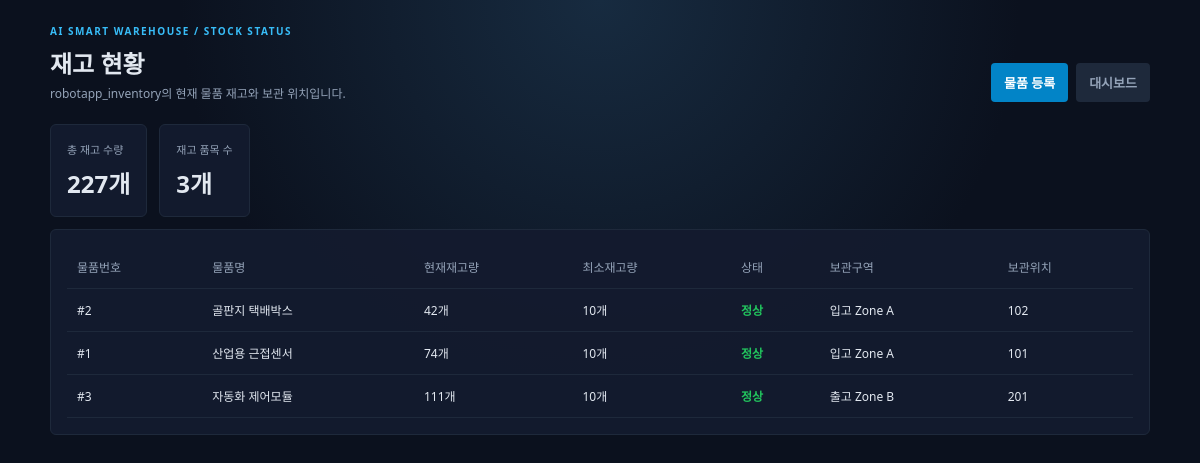
/robotapp/inventory/status/, run on the app's committed database.
### robotapp/models.py (models this page shows)
class Inventory(models.Model):
    inventory_id = models.AutoField(primary_key=True, db_column='INVENTORY_ID')
    cur_item_num = models.IntegerField(db_column='CUR_ITEM_NUM')
    min_item_num = models.IntegerField(db_column='MIN_ITEM_NUM')
    item = models.ForeignKey(Item, on_delete=models.CASCADE, db_column='ITEM_ID', related_name='inventories')
    location = models.ForeignKey(Location, on_delete=models.CASCADE, db_column='LOCATION_ID', related_name='inventories')
    class Meta:
        db_table = 'robotapp_inventory'

class Item(models.Model):
    item_id = models.AutoField(primary_key=True, db_column='ITEM_ID')
    name = models.CharField(max_length=50, db_column='NAME')
    width = models.FloatField(db_column='WIDTH')
    length = models.FloatField(db_column='LENGTH')
    height = models.FloatField(db_column='HEIGHT')
    item_class = models.IntegerField(db_column='CLASS')
    incoming_date = models.DateTimeField(db_column='INCOMING_DATE')
    location = models.ForeignKey(Location, on_delete=models.SET_NULL, null=True, blank=True, db_column='LOCATION_ID', related_name='items')
    class Meta:
        db_table = 'robotapp_item'

class Location(models.Model):
    location_id = models.AutoField(primary_key=True, db_column='LOCATION_ID')
    location_code = models.IntegerField(db_column='LOCATION_CODE')
    x_coord = models.FloatField(db_column='X_COORD')
    y_coord = models.FloatField(db_column='Y_COORD')
    z_coord = models.FloatField(db_column='Z_COORD')
    state = models.IntegerField(db_column='STATE')
    max_storage = models.FloatField(db_column='MAX_STORAGE')
    cur_storage = models.FloatField(db_column='CUR_STORAGE')
    zone = models.ForeignKey(Zone, on_delete=models.CASCADE, db_column='ZONE_ID', related_name='locations')
    class Meta:
        db_table = 'robotapp_location'

class Zone(models.Model):
    zone_id = models.AutoField(primary_key=True, db_column='ZONE_ID')
    name = models.CharField(max_length=50, db_column='NAME')
    state = models.IntegerField(db_column='STATE')
    org_x = models.FloatField(db_column='ORG_X')
    org_y = models.FloatField(db_column='ORG_Y')
    org_z = models.FloatField(db_column='ORG_Z')
    width = models.FloatField(db_column='WIDTH')
    length = models.FloatField(db_column='LENGTH')
    height = models.FloatField(db_column='HEIGHT')
    class Meta:
        db_table = 'robotapp_zone'

### robotapp/views.py (the view)
# urls.py: path('inventory/status/', views.inventory_status, name='inventory_status'),
def inventory_status(request):
    inventories = Inventory.objects.select_related('item', 'location__zone').order_by('item__name')
    for inventory in inventories:
        if inventory.cur_item_num <= inventory.min_item_num:
            inventory.stock_status = '부족'
        elif inventory.cur_item_num <= inventory.min_item_num * 2:
            inventory.stock_status = '주의'
        else:
            inventory.stock_status = '정상'
    context = {
        'inventories': inventories,
        'total_stock': sum(inventory.cur_item_num for inventory in inventories),
    }
    template = loader.get_template('robotapp/inventory_status.html')
    return HttpResponse(template.render(context, request))

### robotapp/templates/robotapp/inventory_status.html (shortened to what this page needs)
<!DOCTYPE html>
<html lang="ko">
<head>
</head>
<body>
  <main class="wrap">
    <div class="top"><div><div class="eyebrow">AI SMART WAREHOUSE / STOCK STATUS</div><h1>재고 현황</h1><div class="muted">robotapp_inventory의 현재 물품 재고와 보관 위치입니다.</div></div><div class="actions"><a href="{% url 'robotapp:item_create' %}">물품 등록</a><a class="secondary" href="{% url 'robotapp:index' %}">대시보드</a></div></div>
    <section class="summary"><div class="card"><div class="label">총 재고 수량</div><div class="value">{{ total_stock }}개</div></div><div class="card"><div class="label">재고 품목 수</div><div class="value">{{ inventories|length }}개</div></div></section>
    <section class="card table-card"><table><thead><tr><th>물품번호</th><th>물품명</th><th>현재재고량</th><th>최소재고량</th><th>상태</th><th>보관구역</th><th>보관위치</th></tr></thead><tbody>{% for inventory in inventories %}<tr><td>#{{ inventory.item.item_id }}</td><td>{{ inventory.item.name }}</td><td>{{ inventory.cur_item_num }}개</td><td>{{ inventory.min_item_num }}개</td><td class="status {% if inventory.stock_status == '정상' %}normal{% elif inventory.stock_status == '주의' %}warning{% else %}shortage{% endif %}">{{ inventory.stock_status }}</td><td>{{ inventory.location.zone.name }}</td><td>{{ inventory.location.location_code }}</td></tr>{% empty %}<tr><td colspan="7">등록된 재고가 없습니다.</td></tr>{% endfor %}</tbody></table></section>
  </main>
</body>
</html>

### robotapp/templates/robotapp/inventory_status.html (style rules this page uses)
:root { --bg:#0b111e; --panel:#131b2e; --border:#1e293b; --text:#e2e8f0; --muted:#94a3b8; --blue:#38bdf8; --green:#22c55e; --orange:#f97316; --red:#ef4444; }
* { box-sizing:border-box; }
body { margin:0; min-height:100vh; padding:24px; background:radial-gradient(circle at 50% 0%, #172b40 0, var(--bg) 42%); color:var(--text); font:13px "Segoe UI", sans-serif; }
.wrap { max-width:1100px; margin:auto; }
.top { display:flex; justify-content:space-between; align-items:end; margin-bottom:22px; }
.eyebrow { color:var(--blue); font-size:10px; letter-spacing:1.5px; font-weight:700; }
h1 { margin:7px 0 4px; font-size:24px; }
.muted { color:var(--muted); font-size:12px; }
.actions { display:flex; gap:8px; }
a { border-radius:4px; padding:10px 13px; background:#0284c7; color:#fff; font-weight:600; text-decoration:none; }
a.secondary { background:#1e293b; color:var(--muted); }
.summary { display:flex; gap:12px; margin-bottom:12px; }
.card { padding:16px; background:rgba(19,27,46,.96); border:1px solid var(--border); border-radius:6px; }
.label { color:var(--muted); font-size:11px; }
.value { margin-top:8px; font-size:24px; font-weight:700; }
.table-card { overflow:auto; }
table { width:100%; border-collapse:collapse; min-width:760px; }
th, td { padding:12px 10px; border-bottom:1px solid var(--border); text-align:left; font-size:12px; }
th { color:var(--muted); font-weight:500; }
.status { font-weight:700; }
.normal { color:var(--green); }

### data on the page
Inventory: item.item_id "2", item.name "골판지 택배박스", cur_item_num "42", min_item_num "10", stock_status "정상", location.zone.name "입고 Zone A", location.location_code "102"
Inventory: item.item_id "1", item.name "산업용 근접센서", cur_item_num "74", min_item_num "10", stock_status "정상", location.zone.name "입고 Zone A", location.location_code "101"
Inventory: item.item_id "3", item.name "자동화 제어모듈", cur_item_num "111", min_item_num "10", stock_status "정상", location.zone.name "출고 Zone B", location.location_code "201"

### other printed values
{{ total_stock }} "227"
{{ inventories|length }} "3"
